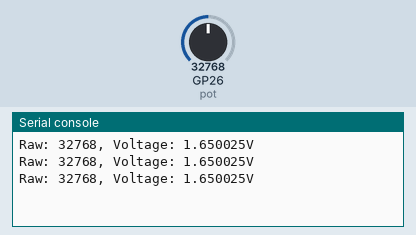
Recording of a program running on a simulated Raspberry Pi Pico running MicroPython. On the bench: the last lines printed to the serial console. The test bench sets the inputs (shaded band); at power-on: GP26 (pot) = 32768 (analog values on the 0–65535 scale).

Above: at 1.2 s.
1.3 s: GP26 (pot) set to 45874
At 1.9 s:
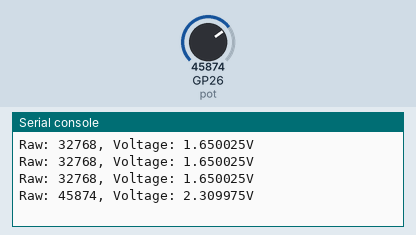
2.8 s: GP26 (pot) set to 57670
At 3.4 s:
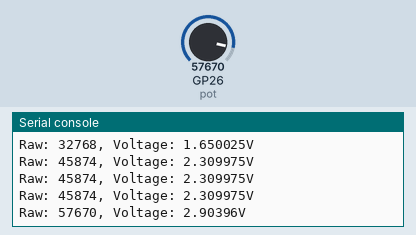
Timing chart, 0 to 5.8 s (numbered marks = the images above; inputs shaded):
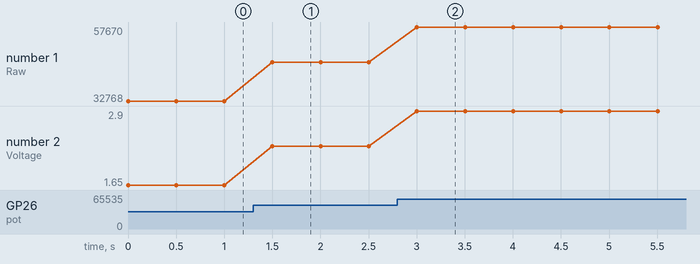

Measured:
- after the input at 1.3 s, the serial console: prints a new line after 0.20 s (image 1)
- after the input at 2.8 s, the serial console: prints a new line after 0.20 s (image 2)
- plotted number 1: 32768 → 45874 after the input at 1.3 s, 45874 → 57670 after the input at 2.8 s
- plotted number 2: 1.65 → 2.31 after the input at 1.3 s, 2.31 → 2.9 after the input at 2.8 s

The program:

potentiometer_reading2.py
```python
from machine import ADC, Pin
import time

pot = ADC(Pin(26))       # Initialize ADC on GP26 (ADC0)

while True:
    raw_value = pot.read_u16()           # Read ADC value (0-65535 for 16-bit resolution)
    voltage = (raw_value / 65535) * 3.3  # Convert to voltage (assuming 3.3V reference)
    print(f"Raw: {raw_value}, Voltage: {voltage}V")
    time.sleep(0.5)      # Delay for readability
```
